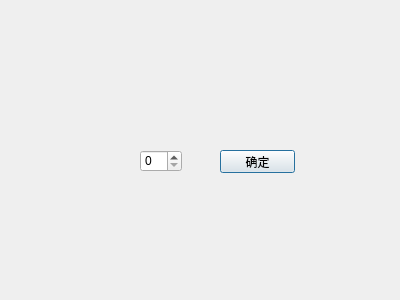
<?xml version="1.0" encoding="UTF-8"?>
<ui version="4.0">
 <class>MyDialog</class>
 <widget class="QDialog" name="MyDialog">
  <property name="geometry">
   <rect>
    <x>0</x>
    <y>0</y>
    <width>400</width>
    <height>300</height>
   </rect>
  </property>
  <property name="windowTitle">
   <string>Dialog</string>
  </property>
  <widget class="QPushButton" name="pushButton">
   <property name="geometry">
    <rect>
     <x>220</x>
     <y>150</y>
     <width>75</width>
     <height>23</height>
    </rect>
   </property>
   <property name="text">
    <string>确定</string>
   </property>
  </widget>
  <widget class="QSpinBox" name="spinBox">
   <property name="geometry">
    <rect>
     <x>140</x>
     <y>150</y>
     <width>42</width>
     <height>22</height>
    </rect>
   </property>
  </widget>
 </widget>
 <resources/>
 <connections/>
</ui>
